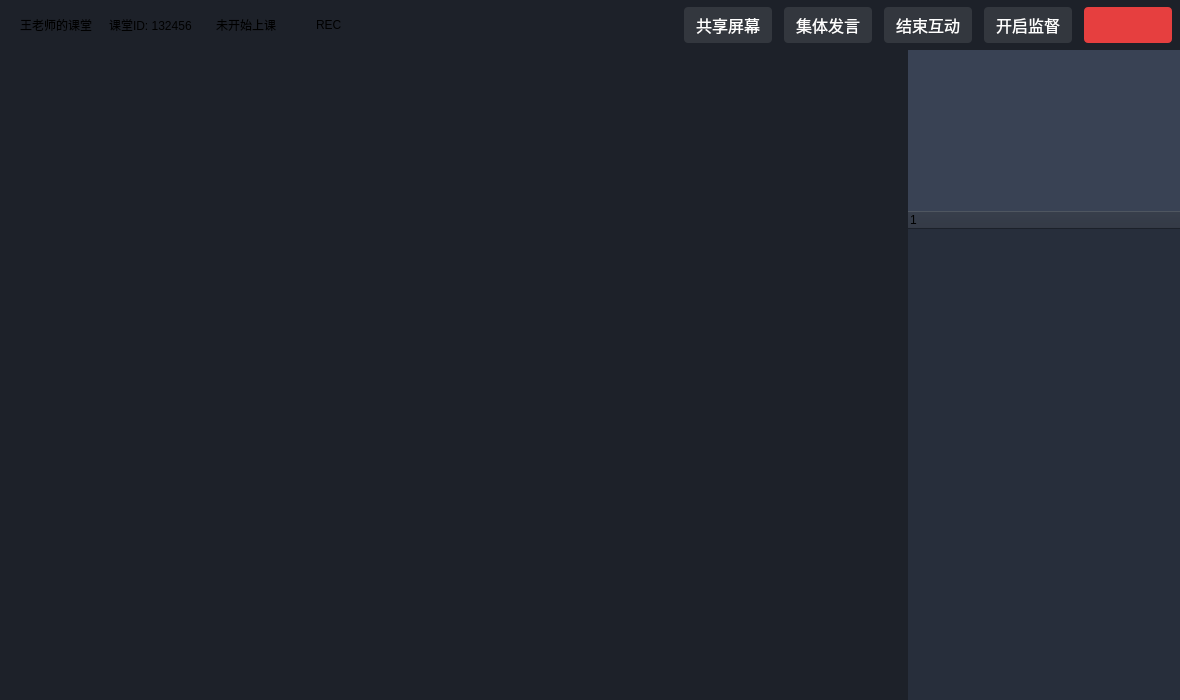
<?xml version="1.0" encoding="UTF-8"?>
<ui version="4.0">
 <class>BCTeacherLayout</class>
 <widget class="QWidget" name="BCTeacherLayout">
  <property name="geometry">
   <rect>
    <x>0</x>
    <y>0</y>
    <width>1180</width>
    <height>700</height>
   </rect>
  </property>
  <property name="minimumSize">
   <size>
    <width>1180</width>
    <height>700</height>
   </size>
  </property>
  <property name="maximumSize">
   <size>
    <width>1440</width>
    <height>800</height>
   </size>
  </property>
  <property name="windowTitle">
   <string>Form</string>
  </property>
  <property name="styleSheet">
   <string notr="true">background-color:#1d2129</string>
  </property>
  <layout class="QVBoxLayout" name="verticalLayout_2">
   <property name="spacing">
    <number>0</number>
   </property>
   <property name="leftMargin">
    <number>0</number>
   </property>
   <property name="topMargin">
    <number>0</number>
   </property>
   <property name="rightMargin">
    <number>0</number>
   </property>
   <property name="bottomMargin">
    <number>0</number>
   </property>
   <item>
    <layout class="QHBoxLayout" name="horizontalLayout">
     <item>
      <spacer name="horizontalSpacer_2">
       <property name="orientation">
        <enum>Qt::Horizontal</enum>
       </property>
       <property name="sizeType">
        <enum>QSizePolicy::Fixed</enum>
       </property>
       <property name="sizeHint" stdset="0">
        <size>
         <width>20</width>
         <height>20</height>
        </size>
       </property>
      </spacer>
     </item>
     <item>
      <widget class="QLabel" name="lab_room_name">
       <property name="maximumSize">
        <size>
         <width>522</width>
         <height>16777215</height>
        </size>
       </property>
       <property name="styleSheet">
        <string notr="true">color:#ffffff;
font: 12pt ;
font-weight:400;
font-family:\&quot;Microsoft YaHei\&quot;;</string>
       </property>
       <property name="text">
        <string>王老师的课堂</string>
       </property>
      </widget>
     </item>
     <item>
      <widget class="QLabel" name="label_7">
       <property name="minimumSize">
        <size>
         <width>17</width>
         <height>0</height>
        </size>
       </property>
       <property name="maximumSize">
        <size>
         <width>17</width>
         <height>16777215</height>
        </size>
       </property>
       <property name="styleSheet">
        <string notr="true">background-image:url(:img/room_title_shu);
background-position:center;
background-repeat:no-repeat;</string>
       </property>
       <property name="text">
        <string/>
       </property>
       <property name="pixmap">
        <pixmap>../../../../../../Users/Admin/Downloads/line_v.png</pixmap>
       </property>
       <property name="scaledContents">
        <bool>false</bool>
       </property>
      </widget>
     </item>
     <item>
      <widget class="QLabel" name="lab_room_id">
       <property name="styleSheet">
        <string notr="true">color:#ffffff;
font: 12pt ;
font-weight:400;
font-family:\&quot;Microsoft YaHei\&quot;;</string>
       </property>
       <property name="text">
        <string>课堂ID: 132456</string>
       </property>
      </widget>
     </item>
     <item>
      <widget class="QLabel" name="label">
       <property name="minimumSize">
        <size>
         <width>17</width>
         <height>0</height>
        </size>
       </property>
       <property name="maximumSize">
        <size>
         <width>17</width>
         <height>16777215</height>
        </size>
       </property>
       <property name="styleSheet">
        <string notr="true">background-image:url(:img/room_title_shu);
background-position:center;
background-repeat:no-repeat;</string>
       </property>
       <property name="text">
        <string/>
       </property>
      </widget>
     </item>
     <item>
      <widget class="QLabel" name="label_8">
       <property name="text">
        <string/>
       </property>
       <property name="pixmap">
        <pixmap>../../../../../../Users/Admin/Downloads/line_v.png</pixmap>
       </property>
      </widget>
     </item>
     <item>
      <widget class="QLabel" name="lab_time">
       <property name="sizePolicy">
        <sizepolicy hsizetype="Preferred" vsizetype="Preferred">
         <horstretch>0</horstretch>
         <verstretch>0</verstretch>
        </sizepolicy>
       </property>
       <property name="styleSheet">
        <string notr="true">color:#ffffff;
font: 12pt ;
font-weight:400;
font-family:\&quot;Microsoft YaHei\&quot;;</string>
       </property>
       <property name="text">
        <string>未开始上课</string>
       </property>
       <property name="alignment">
        <set>Qt::AlignCenter</set>
       </property>
      </widget>
     </item>
     <item>
      <spacer name="horizontalSpacer_4">
       <property name="orientation">
        <enum>Qt::Horizontal</enum>
       </property>
       <property name="sizeType">
        <enum>QSizePolicy::Fixed</enum>
       </property>
       <property name="sizeHint" stdset="0">
        <size>
         <width>24</width>
         <height>20</height>
        </size>
       </property>
      </spacer>
     </item>
     <item>
      <widget class="QLabel" name="lbl_record_icon">
       <property name="minimumSize">
        <size>
         <width>8</width>
         <height>8</height>
        </size>
       </property>
       <property name="text">
        <string/>
       </property>
      </widget>
     </item>
     <item>
      <spacer name="horizontalSpacer_8">
       <property name="orientation">
        <enum>Qt::Horizontal</enum>
       </property>
       <property name="sizeType">
        <enum>QSizePolicy::Fixed</enum>
       </property>
       <property name="sizeHint" stdset="0">
        <size>
         <width>8</width>
         <height>1</height>
        </size>
       </property>
      </spacer>
     </item>
     <item>
      <widget class="QLabel" name="lab_record">
       <property name="styleSheet">
        <string notr="true">color:#ffffff;
font: 12pt ;
font-weight:400;
font-family:\&quot;Microsoft YaHei\&quot;;</string>
       </property>
       <property name="text">
        <string>REC</string>
       </property>
      </widget>
     </item>
     <item>
      <spacer name="horizontalSpacer">
       <property name="orientation">
        <enum>Qt::Horizontal</enum>
       </property>
       <property name="sizeHint" stdset="0">
        <size>
         <width>40</width>
         <height>50</height>
        </size>
       </property>
      </spacer>
     </item>
     <item>
      <widget class="QPushButton" name="btn_share_screen">
       <property name="minimumSize">
        <size>
         <width>80</width>
         <height>32</height>
        </size>
       </property>
       <property name="styleSheet">
        <string notr="true">font: 12pt ;
border:2px;
border-radius:4px;
padding:2px 4px;
background-color:rgba(255, 255, 255, 0.1);
font-family: &quot;Microsoft YaHei&quot;;
font-size: 16px;
color: #FFFFFF;
width:80;
height:32;</string>
       </property>
       <property name="text">
        <string>共享屏幕</string>
       </property>
      </widget>
     </item>
     <item>
      <spacer name="horizontalSpacer_5">
       <property name="orientation">
        <enum>Qt::Horizontal</enum>
       </property>
       <property name="sizeType">
        <enum>QSizePolicy::Minimum</enum>
       </property>
       <property name="sizeHint" stdset="0">
        <size>
         <width>12</width>
         <height>20</height>
        </size>
       </property>
      </spacer>
     </item>
     <item>
      <widget class="QPushButton" name="btn_groupspeak">
       <property name="minimumSize">
        <size>
         <width>80</width>
         <height>32</height>
        </size>
       </property>
       <property name="styleSheet">
        <string notr="true">font: 12pt ;
border:2px;
border-radius:4px;
padding:2px 4px;
background-color:rgba(255, 255, 255, 0.1);
font-family: &quot;Microsoft YaHei&quot;;
font-size: 16px;
color: #FFFFFF;
width:80;
height:32;</string>
       </property>
       <property name="text">
        <string>集体发言</string>
       </property>
      </widget>
     </item>
     <item>
      <spacer name="horizontalSpacer_6">
       <property name="orientation">
        <enum>Qt::Horizontal</enum>
       </property>
       <property name="sizeType">
        <enum>QSizePolicy::Fixed</enum>
       </property>
       <property name="sizeHint" stdset="0">
        <size>
         <width>12</width>
         <height>20</height>
        </size>
       </property>
      </spacer>
     </item>
     <item>
      <widget class="QPushButton" name="btn_interact">
       <property name="minimumSize">
        <size>
         <width>80</width>
         <height>32</height>
        </size>
       </property>
       <property name="styleSheet">
        <string notr="true">font: 12pt ;
border:2px;
border-radius:4px;
padding:2px 4px;
background-color:rgba(255, 255, 255, 0.1);
font-family: &quot;Microsoft YaHei&quot;;
font-size: 16px;
color: #FFFFFF;
width:80;
height:32;</string>
       </property>
       <property name="text">
        <string>结束互动</string>
       </property>
      </widget>
     </item>
     <item>
      <spacer name="horizontalSpacer_7">
       <property name="orientation">
        <enum>Qt::Horizontal</enum>
       </property>
       <property name="sizeType">
        <enum>QSizePolicy::Fixed</enum>
       </property>
       <property name="sizeHint" stdset="0">
        <size>
         <width>12</width>
         <height>20</height>
        </size>
       </property>
      </spacer>
     </item>
     <item>
      <widget class="QPushButton" name="btn_inspect">
       <property name="styleSheet">
        <string notr="true">font: 12pt ;
border:2px;
border-radius:4px;
padding:2px 4px;
background-color:rgba(255, 255, 255, 0.1);
font-family: &quot;Microsoft YaHei&quot;;
font-size: 16px;
color: #FFFFFF;
width:80;
height:32;</string>
       </property>
       <property name="text">
        <string>开启监督</string>
       </property>
      </widget>
     </item>
     <item>
      <spacer name="horizontalSpacer_9">
       <property name="orientation">
        <enum>Qt::Horizontal</enum>
       </property>
       <property name="sizeType">
        <enum>QSizePolicy::Fixed</enum>
       </property>
       <property name="sizeHint" stdset="0">
        <size>
         <width>12</width>
         <height>1</height>
        </size>
       </property>
      </spacer>
     </item>
     <item>
      <widget class="QPushButton" name="btn_finish_class">
       <property name="minimumSize">
        <size>
         <width>80</width>
         <height>32</height>
        </size>
       </property>
       <property name="styleSheet">
        <string notr="true">font: 12pt ;
border:2px;
border-radius:4px;
padding:2px 4px;
background-color:#e63f3f;
font-family: &quot;Microsoft YaHei&quot;;
font-size: 16px;
color: #FFFFFF;
width:80;
height:32;
background-image:url(:img/out_of_class);
background-position:center;
background-repeat:no-repeat;
</string>
       </property>
       <property name="text">
        <string/>
       </property>
      </widget>
     </item>
     <item>
      <spacer name="horizontalSpacer_3">
       <property name="orientation">
        <enum>Qt::Horizontal</enum>
       </property>
       <property name="sizeType">
        <enum>QSizePolicy::Fixed</enum>
       </property>
       <property name="sizeHint" stdset="0">
        <size>
         <width>8</width>
         <height>20</height>
        </size>
       </property>
      </spacer>
     </item>
    </layout>
   </item>
   <item>
    <layout class="QHBoxLayout" name="horizontalLayout_2">
     <item>
      <widget class="QWidget" name="horizontalWidget_2" native="true">
       <property name="minimumSize">
        <size>
         <width>400</width>
         <height>0</height>
        </size>
       </property>
       <layout class="QHBoxLayout" name="hbox_content"/>
      </widget>
     </item>
     <item>
      <layout class="QVBoxLayout" name="verticalLayout">
       <property name="spacing">
        <number>0</number>
       </property>
       <item>
        <widget class="QWidget" name="widget" native="true">
         <property name="minimumSize">
          <size>
           <width>272</width>
           <height>161</height>
          </size>
         </property>
         <property name="maximumSize">
          <size>
           <width>272</width>
           <height>16777215</height>
          </size>
         </property>
         <property name="styleSheet">
          <string notr="true">background:#394254;</string>
         </property>
        </widget>
       </item>
       <item>
        <widget class="TreeGroupWidget" name="treeWidget">
         <property name="minimumSize">
          <size>
           <width>272</width>
           <height>0</height>
          </size>
         </property>
         <property name="maximumSize">
          <size>
           <width>272</width>
           <height>16777215</height>
          </size>
         </property>
         <property name="styleSheet">
          <string notr="true">border:0px;
background:#272e3b;</string>
         </property>
         <column>
          <property name="text">
           <string notr="true">1</string>
          </property>
         </column>
        </widget>
       </item>
      </layout>
     </item>
    </layout>
   </item>
  </layout>
 </widget>
 <customwidgets>
  <customwidget>
   <class>TreeGroupWidget</class>
   <extends>QTreeWidget</extends>
   <header location="global">treegroupwidget.h</header>
  </customwidget>
 </customwidgets>
 <resources/>
 <connections/>
</ui>
